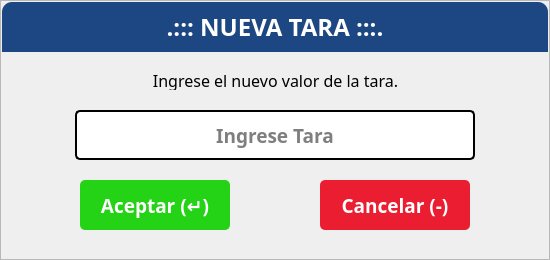
    <widget class="QFrame" name="frmIngresarNuevaTara">
     <property name="geometry">
      <rect>
       <x>525</x>
       <y>320</y>
       <width>550</width>
       <height>260</height>
      </rect>
     </property>
     <property name="styleSheet">
      <string notr="true">#frmIngresarNuevaTara{background-color: rgb(255, 255, 255);
color: rgb(0, 0, 0);
border:none;
border-radius: 10px;
border: 2px solid #D9D9D9;}</string>
     </property>
     <property name="frameShape">
      <enum>QFrame::StyledPanel</enum>
     </property>
     <property name="frameShadow">
      <enum>QFrame::Raised</enum>
     </property>
     <widget class="QLineEdit" name="txtIngresarNuevaTara">
      <property name="geometry">
       <rect>
        <x>75</x>
        <y>110</y>
        <width>400</width>
        <height>50</height>
       </rect>
      </property>
      <property name="font">
       <font>
        <family>Poppins</family>
        <pointsize>14</pointsize>
        <weight>75</weight>
        <bold>true</bold>
       </font>
      </property>
      <property name="styleSheet">
       <string notr="true">background-color: rgb(255, 255, 255);
color: rgb(0, 0, 0);
border-radius: 5px;
border: 2px solid #000;
padding: 5px</string>
      </property>
      <property name="text">
       <string/>
      </property>
      <property name="alignment">
       <set>Qt::AlignCenter</set>
      </property>
      <property name="placeholderText">
       <string>Ingrese Tara</string>
      </property>
     </widget>
     <widget class="QPushButton" name="btnAceptarFrmIngresarNuevaTara">
      <property name="geometry">
       <rect>
        <x>80</x>
        <y>180</y>
        <width>150</width>
        <height>50</height>
       </rect>
      </property>
      <property name="font">
       <font>
        <family>Poppins</family>
        <pointsize>14</pointsize>
        <weight>75</weight>
        <bold>true</bold>
       </font>
      </property>
      <property name="cursor">
       <cursorShape>PointingHandCursor</cursorShape>
      </property>
      <property name="styleSheet">
       <string notr="true">background-color: rgb(36, 211, 21);
color: rgb(255, 255, 255);
border:none;
border-radius: 5px;</string>
      </property>
      <property name="text">
       <string>Aceptar (↵)</string>
      </property>
      <property name="flat">
       <bool>false</bool>
      </property>
     </widget>
     <widget class="QPushButton" name="btnCancelarFrmIngresarNuevaTara">
      <property name="geometry">
       <rect>
        <x>320</x>
        <y>180</y>
        <width>150</width>
        <height>50</height>
       </rect>
      </property>
      <property name="font">
       <font>
        <family>Poppins</family>
        <pointsize>14</pointsize>
        <weight>75</weight>
        <bold>true</bold>
       </font>
      </property>
      <property name="cursor">
       <cursorShape>PointingHandCursor</cursorShape>
      </property>
      <property name="styleSheet">
       <string notr="true">background-color: rgb(234, 29, 49);
color: rgb(255, 255, 255);
border:none;
border-radius: 5px;</string>
      </property>
      <property name="text">
       <string>Cancelar (-)</string>
      </property>
     </widget>
     <widget class="QLabel" name="lblNuevaTara">
      <property name="geometry">
       <rect>
        <x>80</x>
        <y>70</y>
        <width>391</width>
        <height>20</height>
       </rect>
      </property>
      <property name="font">
       <font>
        <family>Poppins</family>
        <pointsize>12</pointsize>
       </font>
      </property>
      <property name="text">
       <string>Ingrese el nuevo valor de la tara.</string>
      </property>
      <property name="alignment">
       <set>Qt::AlignCenter</set>
      </property>
     </widget>
     <widget class="QLabel" name="lblTituloNuevaTara">
      <property name="geometry">
       <rect>
        <x>2</x>
        <y>2</y>
        <width>546</width>
        <height>50</height>
       </rect>
      </property>
      <property name="font">
       <font>
        <family>Poppins</family>
        <pointsize>18</pointsize>
        <weight>75</weight>
        <bold>true</bold>
       </font>
      </property>
      <property name="styleSheet">
       <string notr="true">background-color: rgb(29, 71, 131);
color: rgb(255, 255, 255);
border-top-left-radius: 10px;
border-top-right-radius: 10px;</string>
      </property>
      <property name="text">
       <string>.::: NUEVA TARA :::.</string>
      </property>
      <property name="alignment">
       <set>Qt::AlignCenter</set>
      </property>
     </widget>
    </widget>
